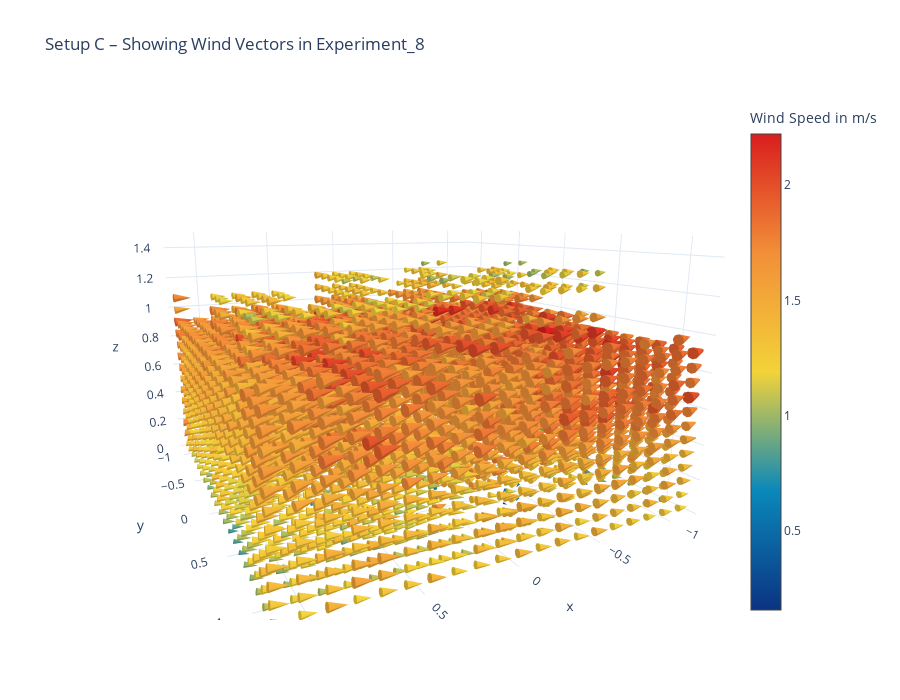

The cell this chart's notebook holds for it:
### Markdown cell above
## Wind Vectors
The same can be done with the wind data:

### Code cell
exp_idx = 7
xx = voxel_maps[exp_idx]['voxel_map']['x']
yy = voxel_maps[exp_idx]['voxel_map']['y']
zz = voxel_maps[exp_idx]['voxel_map']['z']
uu = voxel_maps[exp_idx]['voxel_map']['wind-u']
vv = voxel_maps[exp_idx]['voxel_map']['wind-v']
ww = voxel_maps[exp_idx]['voxel_map']['wind-w']

fig = go.Figure(data = go.Cone(
    x=xx,
    y=yy,
    z=zz,
    u=uu,
    v=vv,
    w=ww,
    colorscale='Portland',
    sizemode="scaled",
    sizeref=1,
    colorbar=dict(
        title="Wind Speed in m/s",
    ),
))

setup = 'C'
factor = 0.6
fig.update_layout(
    title=f"Setup {setup} – Showing Wind Vectors in Experiment_{exp_idx+1}",
    template='plotly_white',
    height=700,
    scene=dict(
        xaxis=dict(range=[-1.2, 1.2]),
        yaxis=dict(range=[-1.2, 1.2]),
        zaxis=dict(range=[0, 1.5]),
        aspectmode='manual',
        aspectratio=dict(x=2.4*factor, y=2.4*factor, z=1.5*factor),
        camera=dict(
            eye=dict(x=1, y=2, z=0.5),     # Position of the camera
        ),
    )
)

fig.show()

### Figure 1 — Plotly figure (JSON) as saved in the notebook; plotly's stock layout.template omitted (floating-point values rounded to 4 significant figures; data arrays with more than 128 entries replaced by an {"elided": "..."} marker saying what was removed)
{"data": [{"colorbar": {"title": {"text": "Wind Speed in m/s"}}, "colorscale": [[0.0, "rgb(12,51,131)"], [0.25, "rgb(10,136,186)"], [0.5, "rgb(242,211,56)"], [0.75, "rgb(242,143,56)"], [1.0, "rgb(217,30,30)"]], "sizemode": "scaled", "sizeref": 1, "u": {"elided": "4716 float values"}, "v": {"elided": "4716 float values"}, "w": {"elided": "4716 float values"}, "x": {"elided": "4716 float values"}, "y": {"elided": "4716 float values"}, "z": {"elided": "4716 float values"}, "type": "cone"}], "layout": {"scene": {"xaxis": {"range": [-1.2, 1.2]}, "yaxis": {"range": [-1.2, 1.2]}, "zaxis": {"range": [0, 1.5]}, "aspectratio": {"x": 1.44, "y": 1.44, "z": 0.9}, "camera": {"eye": {"x": 1, "y": 2, "z": 0.5}}, "aspectmode": "manual"}, "title": {"text": "Setup C – Showing Wind Vectors in Experiment_8"}, "height": 700}}
